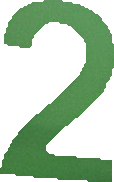
#> input picture Raspberry Pi/Image Recognition/Query/Green/green 2.png, 114 x 182 px, found by its file name
$ python getColour.py
#> lines starting #> are read from the running program, lines starting #| are printed output that depends on the picture
import cv2

img_BGR = cv2.imread('Query/green/green 2.png', cv2.IMREAD_UNCHANGED)
#> img_BGR is the input picture: shape (182, 114, 4); mean B, G, R, A 173, 200.4, 173.9, 101.3
img_BGR = cv2.GaussianBlur(img_BGR, (5, 5), 0)
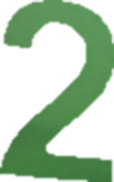
#> img_BGR: shape (182, 114, 4); mean B, G, R, A 172.9, 200.4, 173.8, 101.4
img_HSV = cv2.cvtColor(img_BGR, cv2.COLOR_BGR2HSV)
#> img_HSV: shape (182, 114, 3); mean H, S, V 32, 50.2, 200.4
height, width, _ = img_HSV.shape
#> height = 182; width = 114

lower_boundary = [180,255,255]
upper_boundary = [0,0,0]

for i in range(height):
    for j in range(width):
        colour = img_HSV[i, j]
        if img_BGR[i,j][3] > 250:
            for k in range(len(lower_boundary)):
                lower_boundary[k] =  colour[k]  if colour[k] < lower_boundary[k] else lower_boundary[k]
            for k in range(len(lower_boundary)):
                upper_boundary[k] =  colour[k]  if colour[k] > upper_boundary[k] else upper_boundary[k]
#> after the loop, lower_boundary = [57, 89, 116]; upper_boundary = [63, 133, 153]

print('lower boundary: {}'.format(lower_boundary))
#| lower boundary: [57, 89, 116]
print('upper boundary: {}'.format(upper_boundary))
#| upper boundary: [63, 133, 153]
